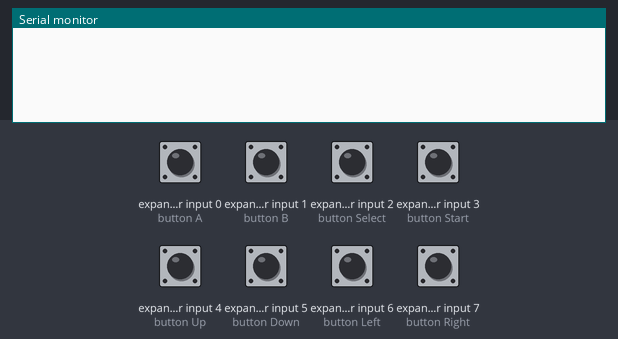
Bench run of a sketch on a simulated Arduino Uno, built with avr-gcc and run on an emulated ATmega328P. On the bench: the last lines printed to the serial monitor. Wiring (inferred from the names in the program): NES/SNES game pad: load pin 2; clock pin 4; serial out pin 3. The test bench sets the inputs (shaded band); at power-on: expander input 0 (button A), expander input 1 (button B), expander input 2 (button Select), expander input 3 (button Start), expander input 4 (button Up), expander input 5 (button Down), expander input 6 (button Left), expander input 7 (button Right) HIGH.

Above: at 1.7 s.
1.8 s: expander input 0 (button A) driven LOW
At 2.8 s:
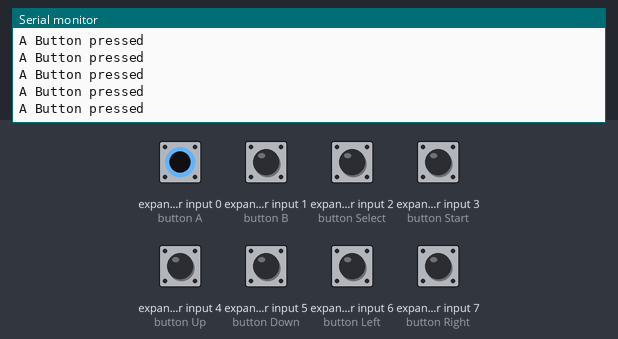
3.7 s: expander input 1 (button B) driven LOW
At 4.7 s:
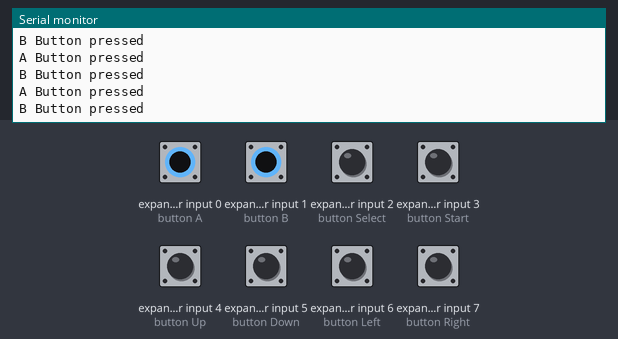
5.3 s: expander input 2 (button Select) driven LOW
6.9 s: expander input 3 (button Start) driven LOW
8.6 s: expander input 4 (button Up) driven LOW
10.4 s: expander input 5 (button Down) driven LOW
At 11.5 s:
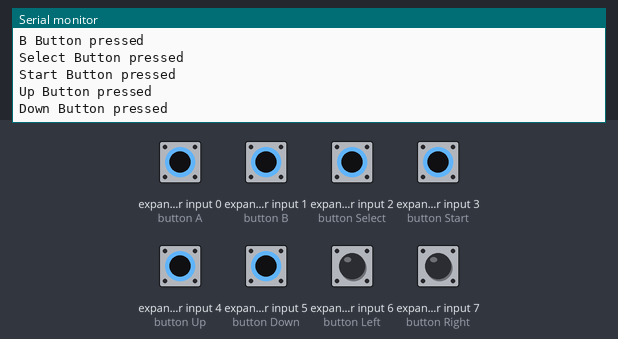

Measured:
- after the input at 1.8 s, the serial monitor: prints a new line at once (image 1)
- after the input at 3.7 s, the serial monitor: prints a new line after 0.09 s (image 2)
- after the input at 10.4 s, the serial monitor: prints a new line after 0.22 s (image 3)

The sketch:

Shift_In.ino
```cpp
// For more like this follow us on Instagram @2ndRevsion
// Or look for us on YouTube, 2ndRevision

// Define pins
#define LATCH_PIN 2 // Orange
#define DATA_PIN  3 // Yellow
#define CLOCK_PIN 4 // Red

#define RESET_INDEX B00000001


// The register that we will be reading into
byte controller1 = 0;
byte temp = 0;
byte index = 0;

// One shot flag
byte flag = false;

void setup() {
  // Start UART coms with the computer
  Serial.begin(9600);

  // Define pin modes
  pinMode(LATCH_PIN, OUTPUT);
  pinMode(DATA_PIN, INPUT);
  pinMode(CLOCK_PIN, OUTPUT);

  // Initialize Pins
  digitalWrite(LATCH_PIN, LOW);
  digitalWrite(CLOCK_PIN, LOW);
  delay(500);
}

void loop() {
  // Asynchronously read in all parrallel inputs
  digitalWrite(LATCH_PIN, HIGH);
  delay(5);
  // Latch in Serial read output.
  // First shift is already available (A Button)
  digitalWrite(LATCH_PIN, LOW);

  // Reset our register
  controller1 = 0;
  index = RESET_INDEX;

  // read first bit of shift register after latch, but
  // before clocking.

  // Read in the new bit
  temp = digitalRead(DATA_PIN);
  // OR the new bit with the other received bits into the LSB
  controller1 = controller1 | (temp & B00000001);
  // Shift last round of received bit to the left
  //controller1 = (controller1 << 1);

  // Loop through bit shift from NES Controller
  while(index < B10000000){

    // Clock the shift register to prepare for new bit
    digitalWrite(CLOCK_PIN, HIGH);
    delayMicroseconds(2);
    digitalWrite(CLOCK_PIN, LOW);

    // Shift last round of received bit to the left
    controller1 = (controller1 << 1);

    // Read in the new bit
    temp = digitalRead(DATA_PIN);

    // OR the new bit with the other received bits into the LSB
    controller1 = controller1 | (temp & B00000001);


    // Increment the index
    index = (index << 1);
  }


  if ((~controller1) & B10000000){
    Serial.println("A Button pressed");
    //flag = true;
  }
  if ((~controller1) & B01000000){
    Serial.println("B Button pressed");
    //flag = true;
  }
  if ((~controller1) & B00100000){
    Serial.println("Select Button pressed");
    //flag = true;
  }
  if ((~controller1) & B00010000){
    Serial.println("Start Button pressed");
    //flag = true;
  }
  if ((~controller1) & B00001000){
    Serial.println("Up Button pressed");
    //flag = true;
  }
  if ((~controller1) & B00000100){
    Serial.println("Down Button pressed");
    //flag = true;
  }
  if ((~controller1) & B00000010){
    Serial.println("Left Button pressed");
    //flag = true;
  }
  if ((~controller1) & B00000001){
    Serial.println("Right Button pressed");
    //flag = true;
  }
}
```
